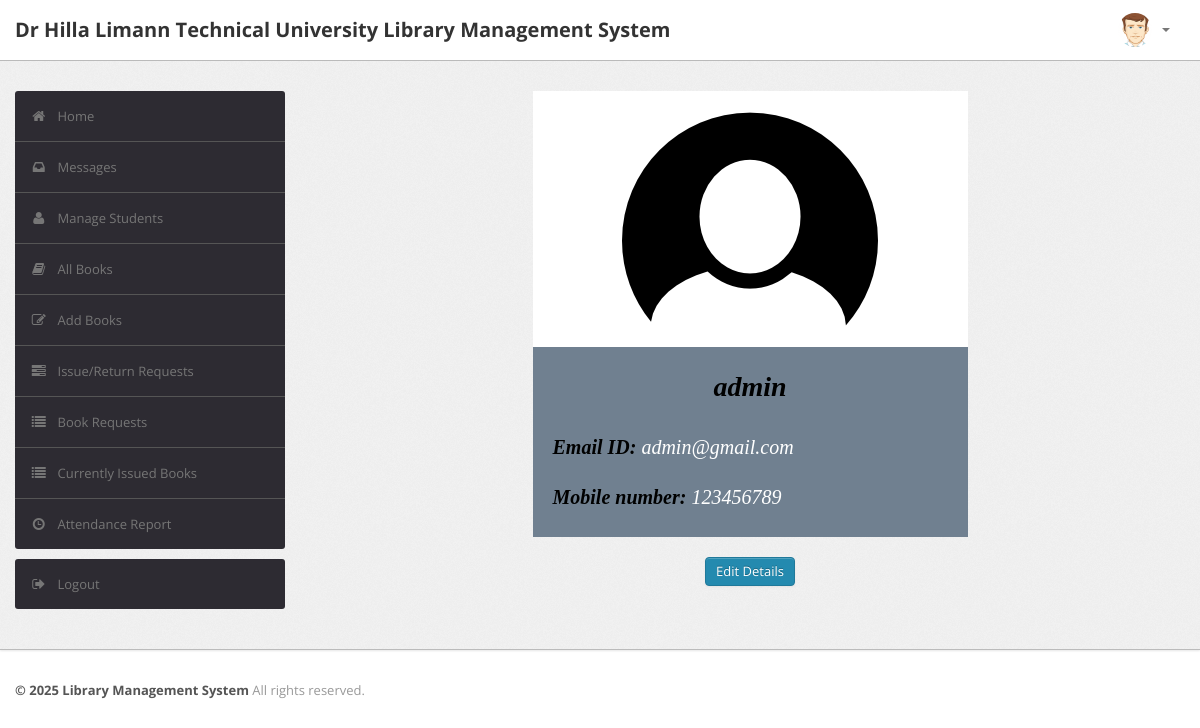
The page /admin/index.php (signed in) on the database its author committed.
### tables this page shows
CREATE TABLE user (
        RollNo VARCHAR(50) PRIMARY KEY,
        Name VARCHAR(50),
        Type VARCHAR(50),
        Category VARCHAR(50),
        EmailId VARCHAR(50) UNIQUE,
        MobNo INTEGER,
        Password VARCHAR(50),
        ProfileImage VARCHAR(255)
    );

### admin/index.php (the view, shortened to what this page needs)
<?php
require('dbconn.php');
?>
<?php
if ($_SESSION['RollNo']) {
    ?>
<!DOCTYPE html>
<html lang="en">
    <head>
        <link type="text/css" href="bootstrap/css/bootstrap.min.css" rel="stylesheet">
        <link type="text/css" href="bootstrap/css/bootstrap-responsive.min.css" rel="stylesheet">
        <link type="text/css" href="css/theme.css" rel="stylesheet">
        <link type="text/css" href="images/icons/css/font-awesome.css" rel="stylesheet">
    </head>
    <body>
        <div class="navbar navbar-fixed-top">
            <div class="navbar-inner">
                <div class="container">
                        <a class="brand" href="index.php">Dr Hilla Limann Technical University Library Management System</a>
                    <div class="nav-collapse collapse navbar-inverse-collapse">
                        <ul class="nav pull-right">
                            <li class="nav-user dropdown"><a href="#" class="dropdown-toggle" data-toggle="dropdown">
                                <img src="images/user.png" class="nav-avatar" />
                                <b class="caret"></b></a>
                            </li>
                        </ul>
                    </div>
                </div>
            </div>
        </div>
        <div class="wrapper">
            <div class="container">
                <div class="row">
                    <div class="span3">
                        <div class="sidebar">
                            <ul class="widget widget-menu unstyled">
                                <li class="active"><a href="index.php"><i class="menu-icon icon-home"></i>Home
                                </a></li>
                                 <li><a href="message.php"><i class="menu-icon icon-inbox"></i>Messages</a>
                                </li>
                                <li><a href="student.php"><i class="menu-icon icon-user"></i>Manage Students </a>
                                </li>
                                <li><a href="book.php"><i class="menu-icon icon-book"></i>All Books </a></li>
                                <li><a href="addbook.php"><i class="menu-icon icon-edit"></i>Add Books </a></li>
                                <li><a href="requests.php"><i class="menu-icon icon-tasks"></i>Issue/Return Requests </a></li>
                                <li><a href="recommendations.php"><i class="menu-icon icon-list"></i>Book Requests </a></li>
                                <li><a href="current.php"><i class="menu-icon icon-list"></i>Currently Issued Books </a></li>
                                <li><a href="attendance_report.php"><i class="menu-icon icon-time"></i>Attendance Report </a></li>
                            </ul>
                            <ul class="widget widget-menu unstyled">
                                <li><a href="logout.php"><i class="menu-icon icon-signout"></i>Logout </a></li>
                            </ul>
                        </div>
                    </div>
                    <div class="span9">
                        <center>
                            <div class="card" style="width: 50%;">
                                <img class="card-img-top" src="images/profile2.png" alt="Card image cap">
                                <div class="card-body">
                                <?php
                                $rollno = $_SESSION['RollNo'];
                                $sql="SELECT * FROM user WHERE RollNo=:rollno";
                                $stmt = $conn->prepare($sql);
                                $stmt->bindParam(':rollno', $rollno);
                                $stmt->execute();
                                $row = $stmt->fetch(PDO::FETCH_ASSOC);
                                $name=$row['Name'];
                                $email=$row['EmailId'];
                                $mobno=$row['MobNo'];
                                ?>
                                    <i>
                                    <h1 class="card-title"><center><?php echo $name ?></center></h1>
                                    <br>
                                    <p><b>Email ID: </b><?php echo $email ?></p>
                                    <br>
                                    <p><b>Mobile number: </b><?php echo $mobno ?></p>
                                </i>
                                </div>
                            </div>
                        <br>
                        <a href="edit_admin_details.php" class="btn btn-primary">Edit Details</a>
                        </center>
                    </div>
                </div>
            </div>
        </div>
<div class="footer">
            <div class="container">
                <b class="copyright">&copy; 2025 Library Management System </b>All rights reserved.
            </div>
        </div>
    </body>
</html>
<?php }
else {
    echo "<script type='text/javascript'>alert('Access Denied!!!')</script>";
} ?>

### admin/css/theme.css (style rules this page uses)
body { font-size: 13px; font-family: 'Open Sans', Arial, sans-serif; background: #fff; color: #777 }
h1, h2, h3, h4, h5, h6 { color: #333; margin-top: 0 }
h1 { font-size: 28px }
strong, b { color: #555 }
.wrapper { background: url(../images/bg.png) #eee; border-bottom: 1px solid #bbb; -webkit-box-shadow: 0 1px 2px rgba(0,0,0,0.1); -moz-box-shadow: 0 1px 2px rgba(0,0,0,0.1); box-shadow: 0 1px 2px rgba(0,0,0,0.1); padding: 30px 0 }
.footer { color: #999; padding: 30px 0 60px }
body [class^="icon-"], body [class*=" icon-"] { font-size: 14px; line-height: 20px; height: 20px }
.navbar { position: static!important; margin: 0!important }
.navbar .navbar-inner { background: #fff; border-bottom: 1px solid #bbb; -webkit-box-shadow: 0 1px 2px rgba(0,0,0,0.15); -moz-box-shadow: 0 1px 2px rgba(0,0,0,0.15); box-shadow: 0 1px 2px rgba(0,0,0,0.15) }
.navbar .brand { color: #333; font-weight: bold; font-size: 20px; margin-right: 20px; padding: 20px }
.navbar .nav>li>a { padding: 20px 15px; font-weight: bold; color: #777 }
.nav-user>a { height: 20px }
.nav-avatar { width: 34px; height: 34px; margin: -7px 5px 0 0; -webkit-border-radius: 50%; -moz-border-radius: 50%; border-radius: 50% }
.btn, .btn-box { -webkit-border-radius: 3px; -moz-border-radius: 3px; border-radius: 3px }
.btn { font-size: 13px; font-weight: 600 }
.btn { display: inline-block; margin-bottom: 0; font-weight: 400; text-align: center; vertical-align: middle; cursor: pointer; background-image: none; border: 1px solid transparent; white-space: nowrap; padding: 4px 10px; font-size: 13px; line-height: 1.42857; border-radius: 4px; -webkit-user-select: none; -moz-user-select: none; -ms-user-select: none; user-select: none }
.btn-primary { color: #fff; background-color: #248aaf; border-color: #20799a }
.widget-menu { background: #fff; -webkit-border-radius: 3px; -moz-border-radius: 3px; border-radius: 3px; overflow: hidden }
.widget-menu a { color: #555; display: block; line-height: 20px; padding: 15px; text-decoration: none!important }
.widget-menu .menu-icon { margin-right: 10px; color: #767676; -webkit-transition: all .2s ease-in-out; -moz-transition: all .2s ease-in-out; transition: all .2s ease-in-out; }
.widget-menu>li+li { border-top: 1px solid #555 }
.widget-menu>li>a { background-color: #2d2b32; color: #767676; -webkit-transition: all .2s ease-in-out; -moz-transition: all .2s ease-in-out; transition: all .2s ease-in-out; }
.card { border: 2px; font-family: "Times New Roman", Times, serif; background: rgb(255, 255, 255); }
.card-body { padding: 20px; background: rgb(112, 128, 144); text-align: left; color: rgb(255, 255, 255); }
.card-body p { font-size: 20px; }
.card-body h1 { color: rgb(0, 0, 0); }
.card-body b { color: rgb(0, 0 , 0); }

### rows shown on the page
user: Name "admin", EmailId "admin@gmail.com", MobNo "123456789"
